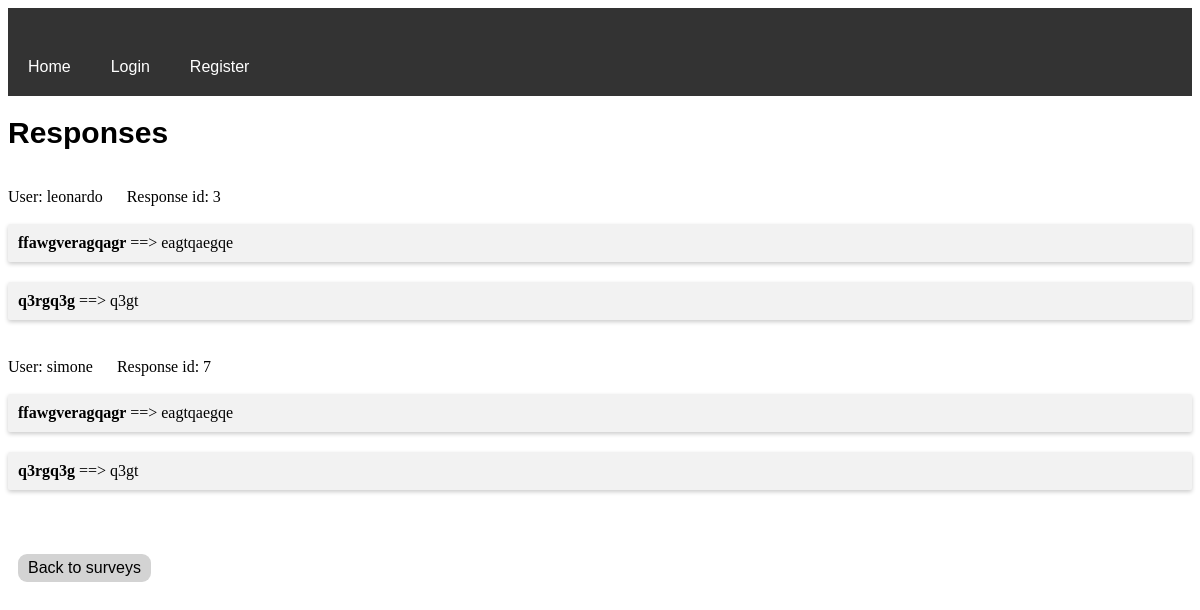
The page /viewResponses/2/ on the database as committed earlier.
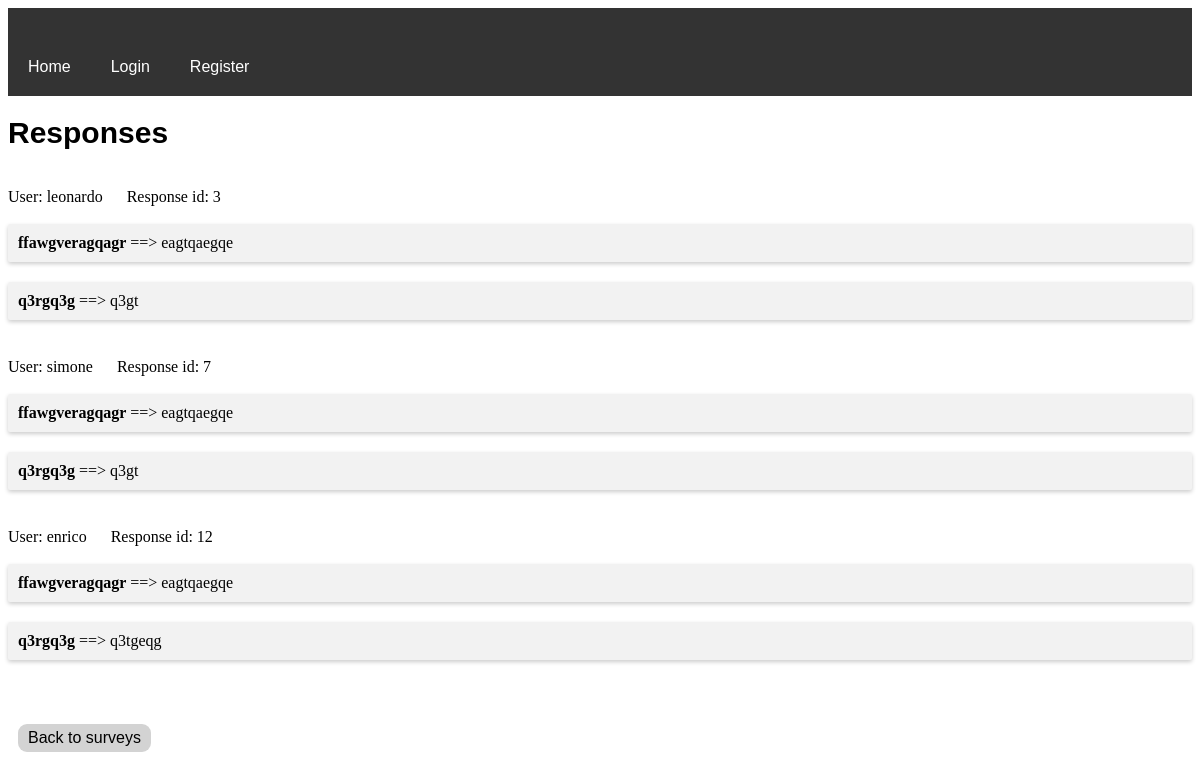
The same page on the database as committed later.
### surveys/models.py (models this page shows, shortened)
class AnswerResponse(models.Model):
    id = models.AutoField(primary_key=True)
    answer = models.ForeignKey(Answer, on_delete=models.CASCADE)
    response = models.ForeignKey(Response, on_delete=models.CASCADE)

class Response(models.Model):
    id = models.AutoField(primary_key=True)
    survey = models.ForeignKey(Survey, on_delete=models.CASCADE)
    user = models.ForeignKey(User, on_delete=models.CASCADE, null=True)

class Answer(models.Model):
    id = models.AutoField(primary_key=True)
    question = models.ForeignKey(Question, on_delete=models.CASCADE)
    choice = models.ForeignKey(Choice, on_delete=models.CASCADE)

class Question(models.Model):
    id = models.AutoField(primary_key=True)
    text = models.CharField(max_length=200)
    survey = models.ForeignKey(Survey, on_delete=models.CASCADE)

class Choice(models.Model):
    id = models.AutoField(primary_key=True)
    text = models.CharField(max_length=200)
    question = models.ForeignKey(Question, on_delete=models.CASCADE)

### surveys/views.py (the view)
# urls.py: path('viewResponses/<int:pk>/', views.ViewResponses.as_view(), name='viewResponses'),
class ViewResponses(ListView):
    model = AnswerResponse
    template_name = 'viewResponses.html'
    context_object_name = 'answers_responses'
    def get_context_data(self, *, object_list=None, **kwargs):
        context = super().get_context_data(**kwargs)
        context['survey'] = Survey.objects.get(pk=self.kwargs['pk'])
        context['questions'] = Question.objects.filter(survey_id=self.kwargs['pk'])
        return context
    def get_queryset(self):
        return AnswerResponse.objects.filter(response__survey_id=self.kwargs['pk'])

### templates/viewResponses.html
{% extends 'base.html' %}
{% block content %}
    <h1>Responses</h1>
    <ul class="card">
    {% for answer in answers_responses %}
        {% ifchanged answer.response.id %}
            <br>
            User: {{ answer.response.user }} &emsp;
            Response id: {{ answer.response.id }} <br>
            <br>
        {% endifchanged %}
        <li>
            <b> {{ answer.answer.question.text }} </b> ==>
            {{ answer.answer.choice.text }}
        </li>
    {% endfor %}
    </ul>
    <br>
    <a href="{% url 'index' %}">
        <button class="home" type="button">Back to surveys</button>
    </a>
{% endblock %}

Rows that differ between the two databases and show on the page:
added AnswerResponse: response.user "enrico", response.id "12", answer.question.text "ffawgveragqagr", answer.choice.text "eagtqaegqe"
added AnswerResponse: answer.question.text "q3rgq3g", answer.choice.text "q3tgeqg"
